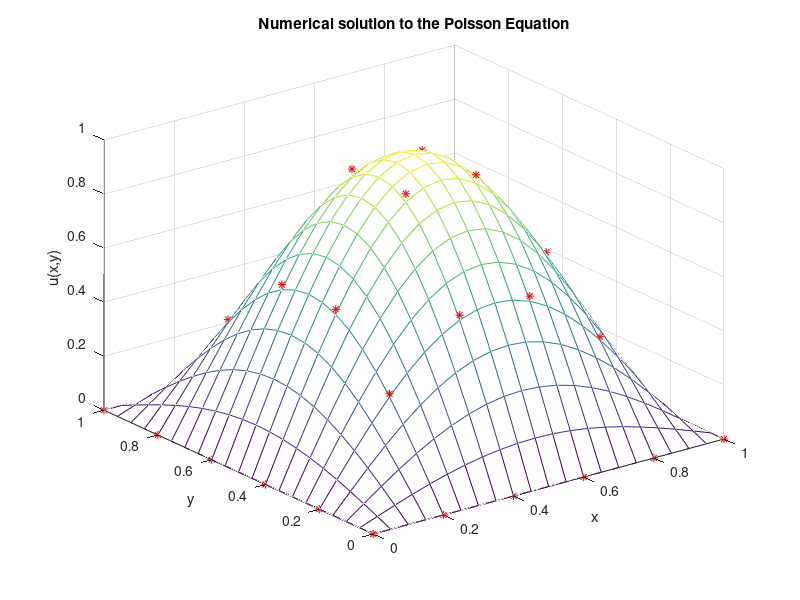

Reproduce this figure in MATLAB.
clear

n=input('type natural number : ');

h=(n+1)^2;

x=zeros(2,h);
a=0:1/n:1;
c=ones(1,(n+1)^2);
b=zeros(1,(n-1)^2);
I=zeros(1,(n-1)*(n-1));



N=1:h;


%I. various ways to compute nodes

% 1. Using for loops n+1 times
for i=1:n+1
    
   x(1,(n+1)*i-n:(n+1)*i)=a;
   x(2,(n+1)*i-n:(n+1)*i)=a(i)*c((n+1)*i-n:(n+1)*i);
   
   I((n-1)*i-(n-2):(n-1)*i)=N((n+1)*i-(n-1):(n+1)*i-1);
    
end


% 2. Using for loops h times
% for i=1:h
%     
% %    c((n+1)*i-n:(n+1)*i)=0:n;
% 
%     x(1,i)=(mod(i,n+1)-1)/n;
%     if x(1,i)==-1/n
%         x(1,i)=1;
%     end
%     
%     x(2,)
%     
% %    x(1,i)=c(i)*(1/n);
% %    x(2,i)=
% 
% end



%3. Using meshgrid way.
%[Nx,Ny] = meshgrid(a,a);
%Nx = Nx';   Ny = Ny';
%Nx = Nx(:); Ny = Ny(:);

%4. Using another built in function
%Node = [reshape(repmat(a,n,1)',N,1), repelem(a,n)'];
%repmat(vector, row, col)
%repelem(vector, row, col)

%5. Find complement of the set
%I = setdiff(1:N,B);
%setdiff(A,B)

%6. Getting the boundary node (N=n+1)
%gam1 = 1:h;  gam2 = h:h:N;  gam3 = N-h+1:N;  gam4 = 1:h:N-h+1;
%B = unique([gam1,gam2,gam3,gam4]); 겹치는, 중복되는 요소를 제거. 그후 sorting을 해줌.



I=I(n:end-(n-1));
N(I)=[];
B=N;


%II. compute the matrix to get answer.

A=zeros((n-1)^2,((n-1)^2)+2*n-2);

for i=1:(n-1)^2
    
    T=[i,i+(n-2),i+(n-1),i+n,2*(n-1)+i];
    A(i,T)=[1,1,-4,1,1];
    
    
    b(i)=-2*(pi^2)*sin(pi*x(1,I(i)))*sin(pi*x(2,I(i)));
    
end

A=A(:,n:((n-1)^2)+2*n-2-(n-1));

       

for j=1:n-2
       
     A((n-1)*j,(n-1)*j+1)=0;
     A((n-1)*j+1,(n-1)*j)=0;
       
end

b=b/(n^2);
x=x';

u=A\b';



% Plotting the graph.

Num=zeros(h,1);

u=A\b';

Num(I)=u;

figure(1)
[X,Y]=meshgrid(0:0.05:1, 0:0.05:1);
mesh(X,Y,sin(pi*X).*sin(pi*Y))
hold on; grid on
plot3(x(:,1),x(:,2),Num,'r*', 'MarkerSize',6, 'MarkerFaceColor','r');
xlabel('x'); ylabel('y'); zlabel('u(x,y)');
title('Numerical solution to the Poisson Equation')
zlim([0 1]);


